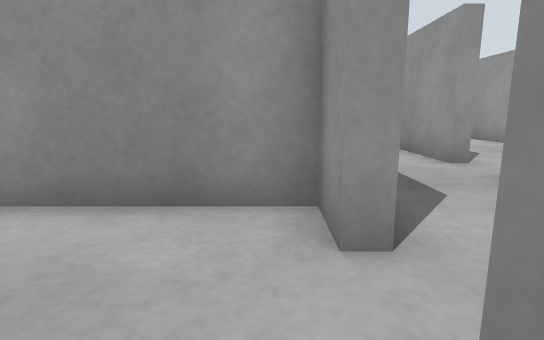
[1] (above)

24 first-person views from a walk through a robot-simulator world made for Gazebo. The camera is 0.5 m above the floor, tilts 10° down and sees 80° across. The floor is counted in squares, 0.5 m on a side. Each view is taken from the middle of a square. On the plan, view 1 faces up. The plan holds only what a view shows up to about 12 squares ahead; the rest is blank. The place goes on beyond the plan.

[2]
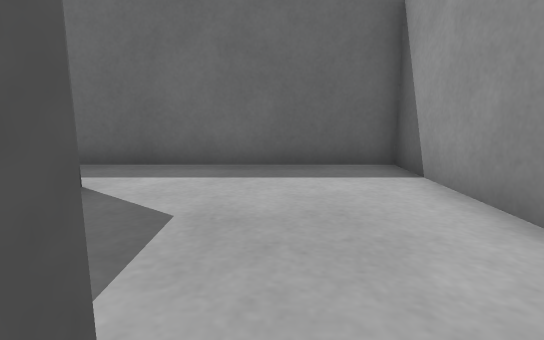

[3]
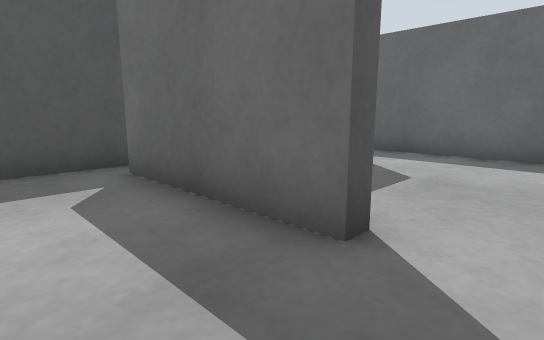

[4]
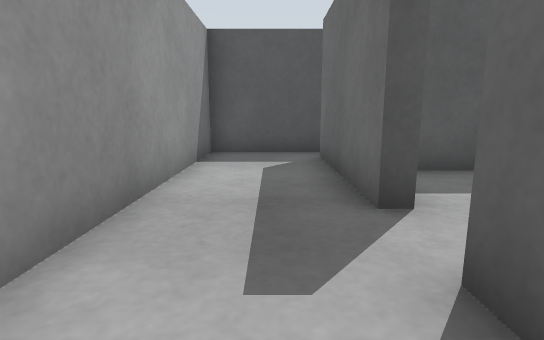

[5]
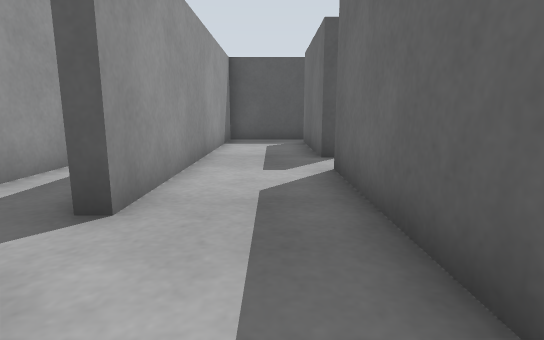

[6]
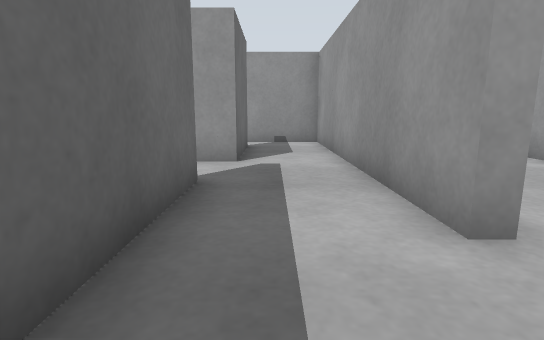

[7]
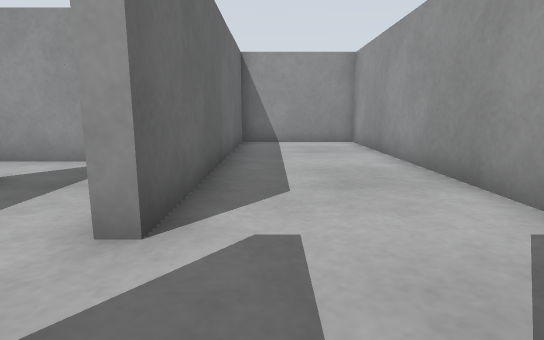

[8]
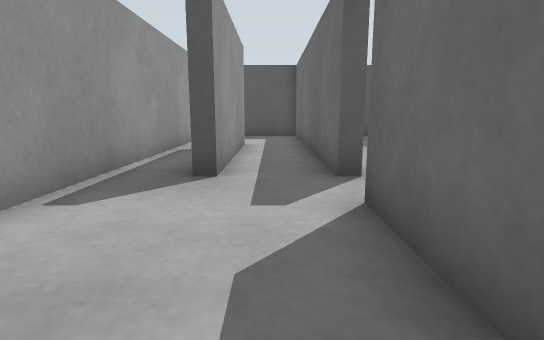

[9]
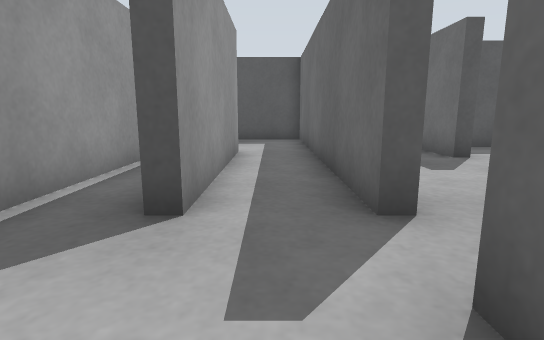

[10]
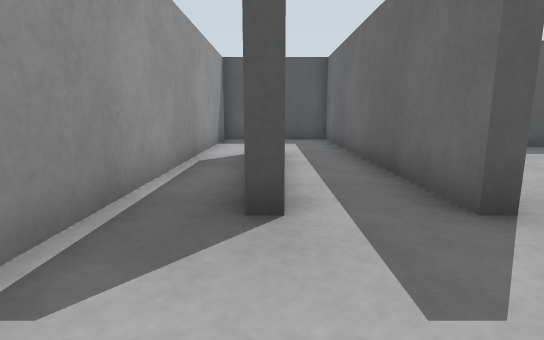

[11]
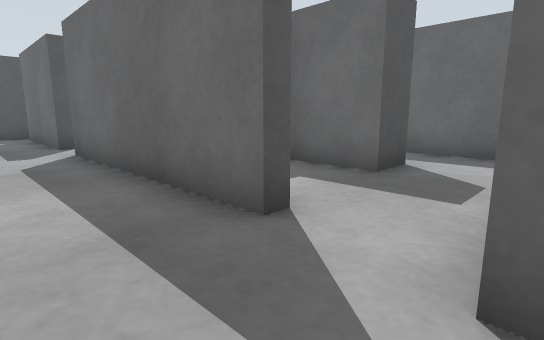

[12]
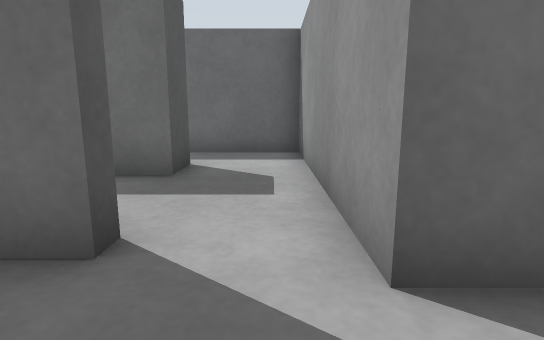

[13]
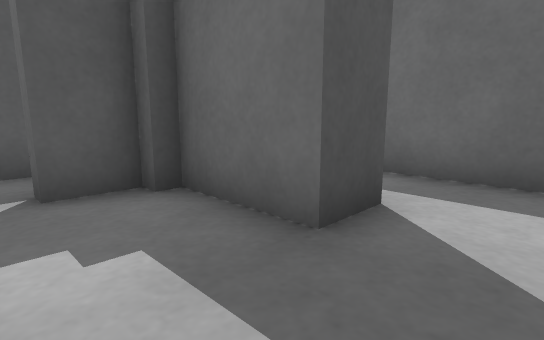

[14]
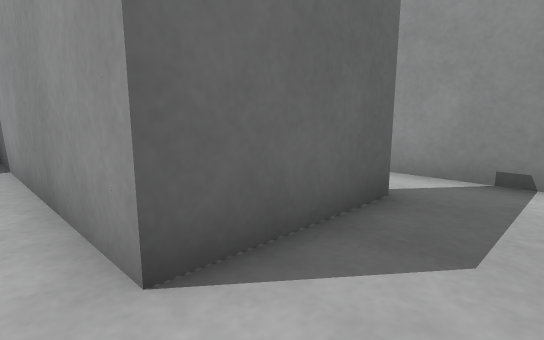

[15]
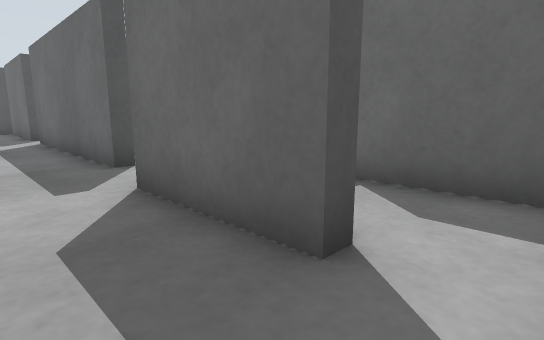

[16]
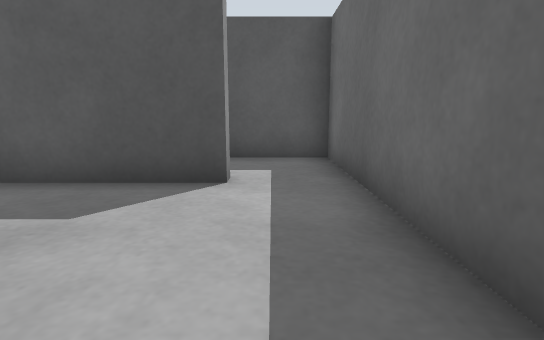

[17]
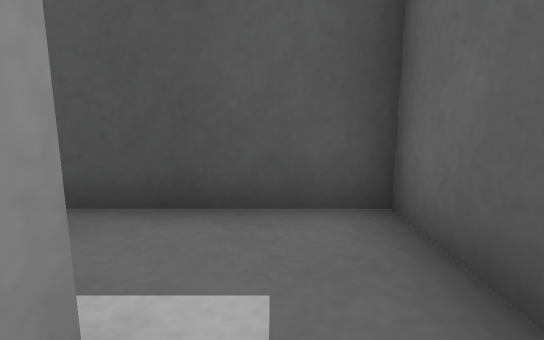

[18]
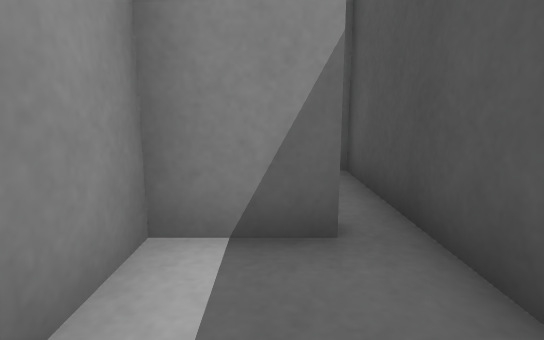

[19]
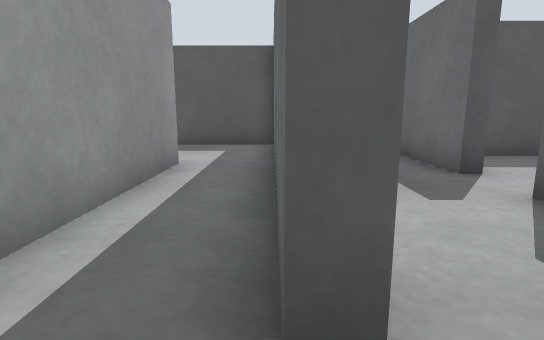

[20]
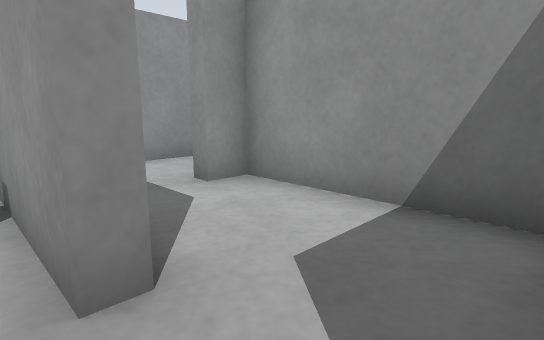

[21]
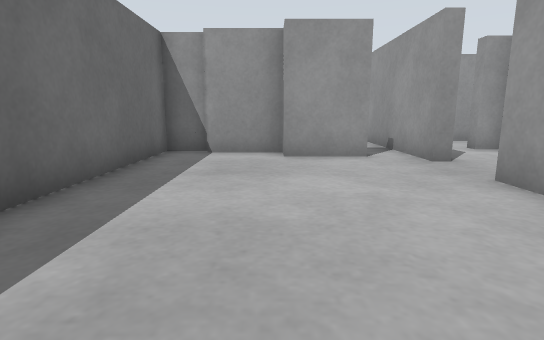

[22]
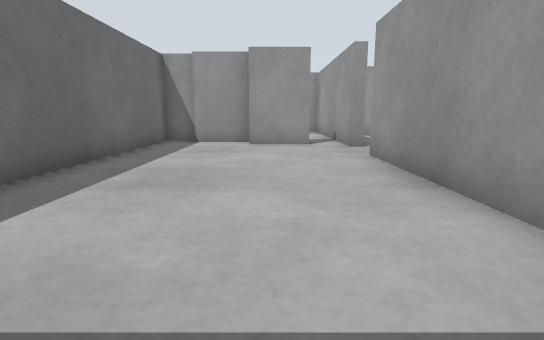

[23]
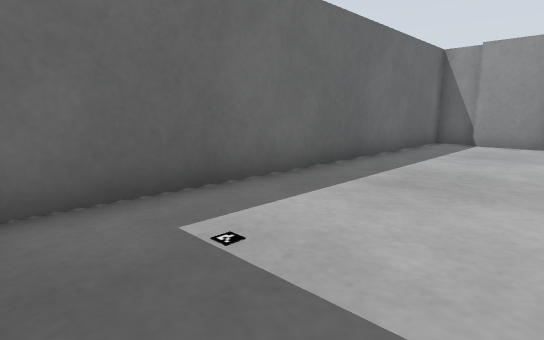

[24]
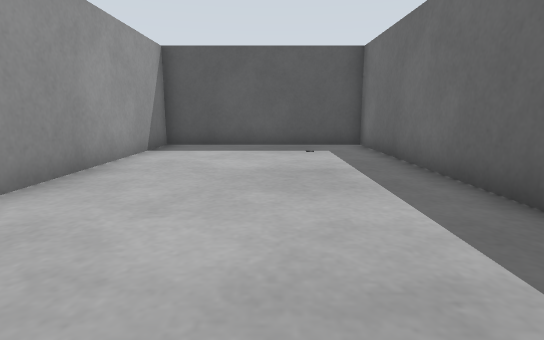

### Floor plan
Points are (right, up) in squares from view 1. A wall is a line through its corners. A room is listed if a view was taken in it or the views show most of it. See-through windows are left out.
Room 1 (views 1, 16, 17)
walls: (0.5, 2.2) (0.5, 3.4) (-5.3, 3.4) (-5.3, -1.6); (-3.3, -1.6) (0, -1.6)
ways out: opening at (1, 1.5) to room 2; opening at (-4, -2) to room 7
Room 2 (views 2, 3)
walls: (0.4, 0.7) (0.9, 0.7) (0.9, -3.6); (0.9, 2.2) (0.5, 2.2); (0.4, -4.3) (3.6, -4.3) (3.6, 2.4)
ways out: opening at (1, 1.5) to room 1; opening at (2.5, 3.5) to room 3; opening at (1, -4) to room 7
Room 3 (views 4, 6)
walls: (0.9, 6.6) (0.9, 2.2); (3.6, 2.4) (3.6, 4.9)
ways out: opening at (2.5, 3.5) to room 2; opening at (2.5, 7.5) to room 4; opening at (4, 5.5) to room 5
Room 4 (views 5, 11, 12, 14, 15)
walls: (0.4, 8.8) (0.9, 8.8) (0.9, 6.6); (0.9, 13.8) (1.3, 13.8) (1.3, 10.7); (3.6, 6.5) (3.6, 15.3) (0.5, 15.3)
ways out: opening at (2.5, 7.5) to room 3; opening at (1, 9.5) to room 6; opening at (1, 14.5)
Room 5 (views 7, 8, 9, 10, 19)
walls: (7.8, 7.1) (7.8, 15.3) (4, 15.3) (4, 6.5) (3.6, 6.5); (3.6, 4.9) (4, 4.9) (4, -0.6); (5.9, -0.5) (5.9, 4.9) (6.4, 4.9); (7.8, -0.6) (7.8, 6.9)
ways out: opening at (4, 5.5) to room 3; opening at (6, 0) to room 9
Room 6 (view 13)
walls: (-1.8, 6.1) (-1.8, 5.7) (-0.7, 5.7) (-0.7, 5.3); (-3.3, 8.4) (-2.2, 8.4) (-2.2, 6.1); (1.3, 10.7) (-3.6, 10.7)
ways out: opening at (1, 9.5) to room 4; opening at (-2.5, 9.5) to room 10
Room 7 (view 18)
walls: (-3.3, -2) (-3.3, -1.6); (-0.6, -4.3) (0.4, -4.3); (0.5, -3.6) (0.5, -2) (-1, -2); (-5.3, -1.6) (-5.3, -4.3) (-1.8, -4.3)
ways out: opening at (-4, -2) to room 1; opening at (1, -4) to room 2
Room 8 (views 20, 21, 22, 23, 24)
walls: (-6.8, 6.5) (-8.7, 6.5); (-5.3, 5.7) (-5.6, 5.7); (-8.7, 7.2) (-10.8, 7.2); (-10.6, 7.6) (-11.8, 7.6) (-11.8, -4.3) (-5.6, -4.3) (-5.6, 3.9)
ways out: opening at (-5, 5) to room 10; opening at (-6, 7)
Room 9 (no view inside)
walls: (4, -0.6) (4, -4.3) (7.8, -4.3) (7.8, -0.6)
ways out: opening at (6, 0) to room 5
Room 10 (no view inside)
walls: (-2.6, 4.3) (-2.6, 8) (-3.3, 8) (-3.3, 8.4); (-3.6, 10.7) (-5.3, 10.7) (-5.3, 7.4)
ways out: opening at (-2.5, 9.5) to room 6; opening at (-5, 5) to room 8

Positions as (right, up) in squares from view 1, and headings:
1: (0, 0), facing up
2: (1, 1), facing left
3: (3, 2), facing down-left
4: (2, 4), facing down
5: (2, 8), facing down
6: (2, 4), facing up
7: (5, 4), facing up
8: (5, 10), facing down
9: (5, 8), facing down
10: (6, 8), facing down
11: (3, 11), facing down-left
12: (3, 10), facing left
13: (0, 10), facing down-left
14: (3, 10), facing up-left
15: (3, 15), facing down-left
16: (-4, 3), facing down
17: (-4, -1), facing down
18: (-2, -3), facing right
19: (4, 6), facing down
20: (-6, 4), facing up-right
21: (-9, -1), facing up
22: (-8, -4), facing up
23: (-8, -4), facing up-left
24: (-9, 6), facing down
